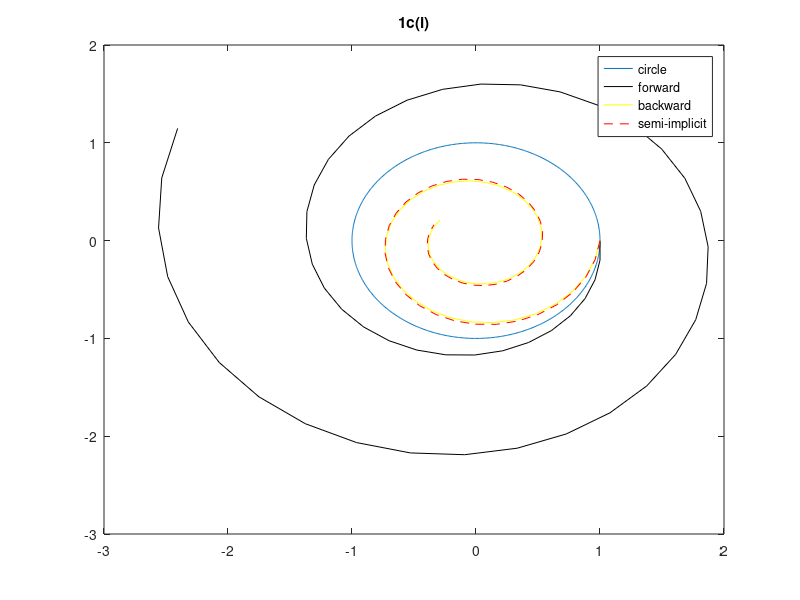
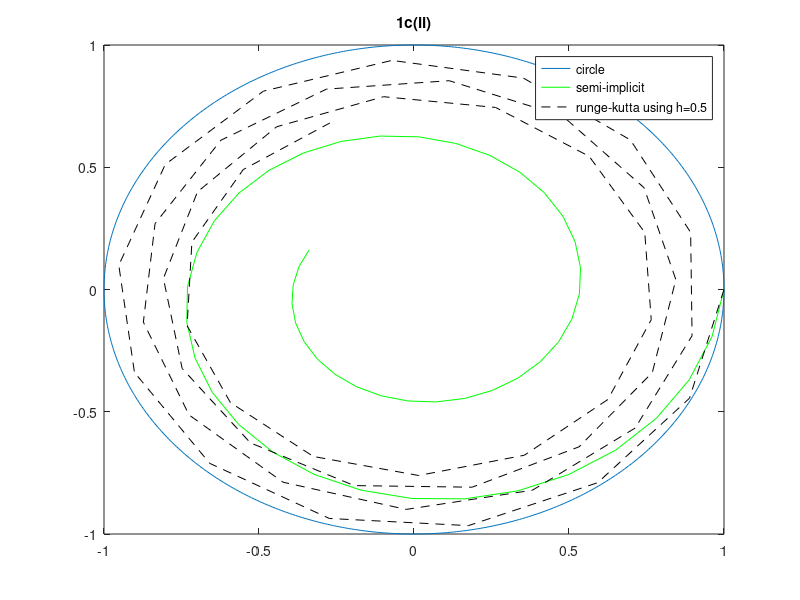
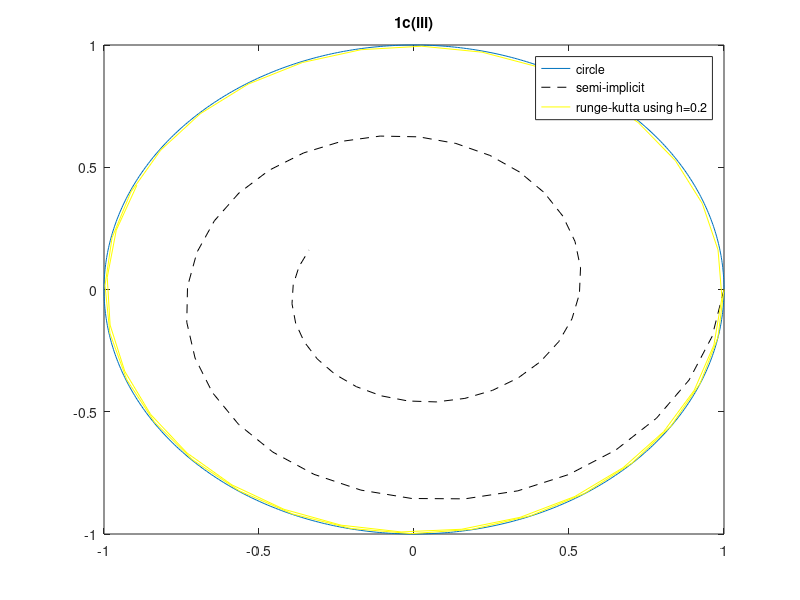

MATLAB code to generate these figures, in order:
clc
close all
clear all
x1(1)=1;
y1(1)=0;
x2(1)=1;
y2(1)=0;
x3(1)=1;
y3(1)=0;
x4(1)=1;
y4(1)=0;
x5(1)=1;
y5(1)=0;
h2=0.5;
h=0.2;
N=50;
x=0;y=0;r=1;
ang=0:0.01:2*pi; 
xp=r*cos(ang)+x;
yp=r*sin(ang)+y;

for i=1:N
    %forward euler
    x1(i+1)=x1(i)+y1(i)*h;
    y1(i+1)=y1(i)-x1(i)*h;
    
    %backward euler
    x2(i+1)=x2(i)+(y2(i)-x2(i)*h)*h;
    y2(i+1)=y2(i)-(x2(i)+(y2(i)-x2(i)*h)*h)*h;
    
    %semi-implicit euler
    x3(i+1)=(x3(i)+y3(i)*h)/(1+h^2);
    y3(i+1)=(y3(i)-x3(i)*h)/(1+h^2);
    
    %runga-kutta
    %x4(i+1)=x4(i)*((1-h^2)/2)+y4(i);
    %y4(i+1)=y4(i)*((1-h^2)/2)-x4(i);
    x4(i+1)=(x4(i)+y4(i)*h)/(1+h^2/2);
    y4(i+1)=(y4(i)-x4(i)*h)/(1+h^2/2);
    x5(i+1)=(x5(i)+y5(i)*h2)/(1+h2^2/2);
    y5(i+1)=(y5(i)-x5(i)*h2)/(1+h2^2/2);

end

plot(xp,yp,x1,y1,'k',x2,y2,'y',x3,y3,'r--')
legend('circle','forward','backward','semi-implicit')
title('1c(i)')

figure
plot(xp,yp,x3,y3,'g',x5,y5,'k--')
legend('circle','semi-implicit','runge-kutta using h=0.5')
title('1c(ii)')

figure
plot(xp,yp,x3,y3,'k--',x4,y4,'y')
legend('circle','semi-implicit','runge-kutta using h=0.2')
title('1c(iii)')